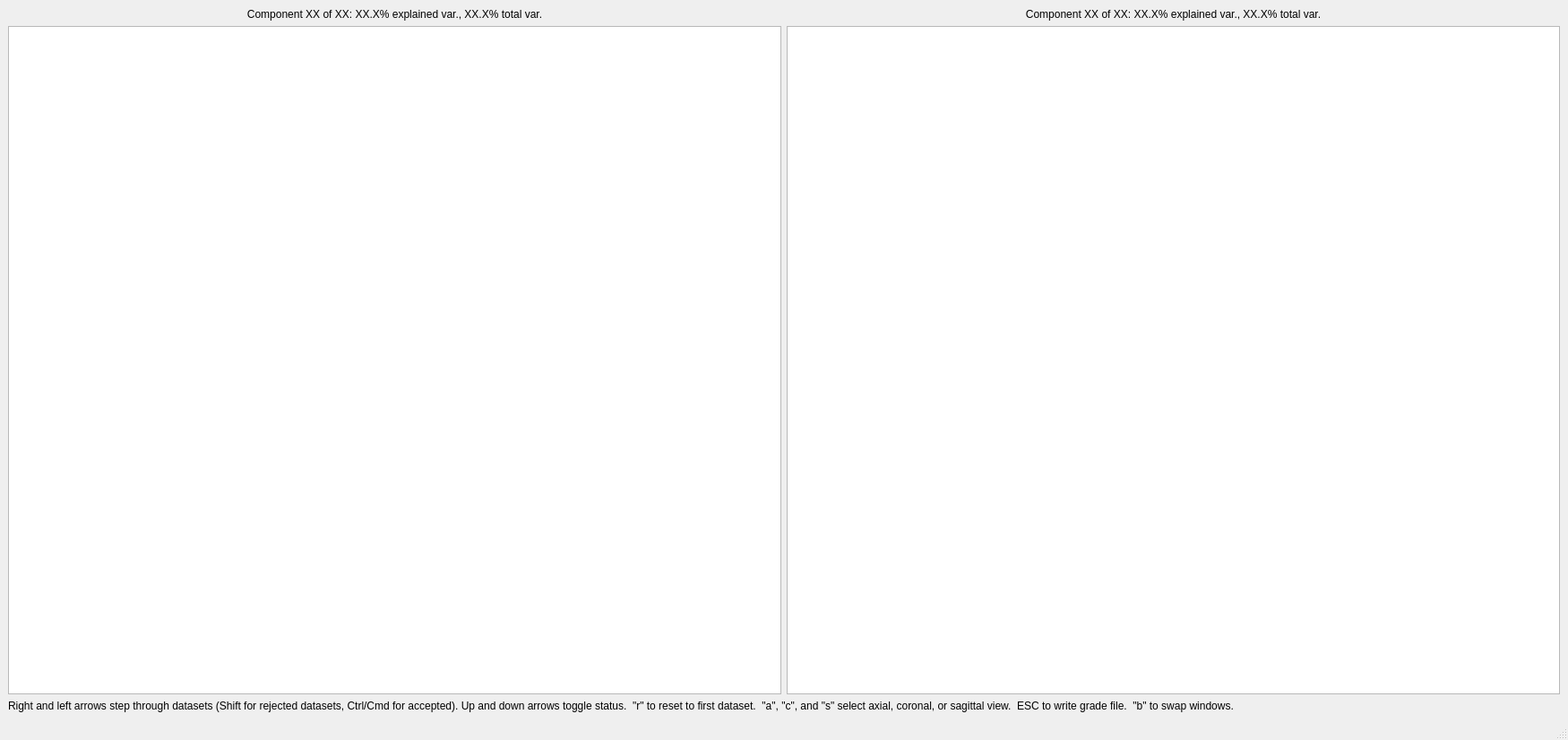
<?xml version="1.0" encoding="UTF-8"?>
<ui version="4.0">
 <class>MainWindow</class>
 <widget class="QMainWindow" name="MainWindow">
  <property name="geometry">
   <rect>
    <x>0</x>
    <y>0</y>
    <width>1750</width>
    <height>826</height>
   </rect>
  </property>
  <property name="sizePolicy">
   <sizepolicy hsizetype="Preferred" vsizetype="Preferred">
    <horstretch>0</horstretch>
    <verstretch>0</verstretch>
   </sizepolicy>
  </property>
  <property name="minimumSize">
   <size>
    <width>0</width>
    <height>100</height>
   </size>
  </property>
  <property name="windowTitle">
   <string>MainWindow</string>
  </property>
  <widget class="QWidget" name="centralwidget">
   <layout class="QGridLayout" name="gridLayout">
    <item row="0" column="0">
     <layout class="QHBoxLayout" name="horizontalLayout">
      <property name="sizeConstraint">
       <enum>QLayout::SetNoConstraint</enum>
      </property>
      <item>
       <layout class="QVBoxLayout" name="verticalLayout">
        <item>
         <widget class="QLabel" name="pane1_label">
          <property name="text">
           <string>Component XX of XX: XX.X% explained var., XX.X% total var.</string>
          </property>
          <property name="alignment">
           <set>Qt::AlignCenter</set>
          </property>
         </widget>
        </item>
        <item>
         <widget class="GraphicsLayoutWidget" name="image_graphicsView_1">
          <property name="enabled">
           <bool>true</bool>
          </property>
          <property name="sizePolicy">
           <sizepolicy hsizetype="Expanding" vsizetype="Expanding">
            <horstretch>0</horstretch>
            <verstretch>0</verstretch>
           </sizepolicy>
          </property>
          <property name="minimumSize">
           <size>
            <width>100</width>
            <height>100</height>
           </size>
          </property>
          <property name="maximumSize">
           <size>
            <width>1000</width>
            <height>1200</height>
           </size>
          </property>
          <property name="sizeIncrement">
           <size>
            <width>1</width>
            <height>1</height>
           </size>
          </property>
         </widget>
        </item>
       </layout>
      </item>
      <item>
       <layout class="QVBoxLayout" name="verticalLayout_2">
        <item>
         <widget class="QLabel" name="pane2_label">
          <property name="text">
           <string>Component XX of XX: XX.X% explained var., XX.X% total var.</string>
          </property>
          <property name="alignment">
           <set>Qt::AlignCenter</set>
          </property>
         </widget>
        </item>
        <item>
         <widget class="GraphicsLayoutWidget" name="image_graphicsView_2">
          <property name="enabled">
           <bool>true</bool>
          </property>
          <property name="sizePolicy">
           <sizepolicy hsizetype="Expanding" vsizetype="Expanding">
            <horstretch>0</horstretch>
            <verstretch>0</verstretch>
           </sizepolicy>
          </property>
          <property name="minimumSize">
           <size>
            <width>100</width>
            <height>100</height>
           </size>
          </property>
          <property name="maximumSize">
           <size>
            <width>1000</width>
            <height>1200</height>
           </size>
          </property>
          <property name="sizeIncrement">
           <size>
            <width>1</width>
            <height>1</height>
           </size>
          </property>
         </widget>
        </item>
       </layout>
      </item>
     </layout>
    </item>
    <item row="1" column="0">
     <widget class="QLabel" name="label">
      <property name="text">
       <string>Right and left arrows step through datasets (Shift for rejected datasets, Ctrl/Cmd for accepted). Up and down arrows toggle status.  &quot;r&quot; to reset to first dataset.  &quot;a&quot;, &quot;c&quot;, and &quot;s&quot; select axial, coronal, or sagittal view.  ESC to write grade file.  &quot;b&quot; to swap windows. </string>
      </property>
     </widget>
    </item>
   </layout>
  </widget>
  <widget class="QMenuBar" name="menubar">
   <property name="geometry">
    <rect>
     <x>0</x>
     <y>0</y>
     <width>1750</width>
     <height>24</height>
    </rect>
   </property>
  </widget>
  <widget class="QStatusBar" name="statusbar"/>
 </widget>
 <customwidgets>
  <customwidget>
   <class>GraphicsLayoutWidget</class>
   <extends>QGraphicsView</extends>
   <header>pyqtgraph</header>
  </customwidget>
 </customwidgets>
 <resources/>
 <connections/>
</ui>
